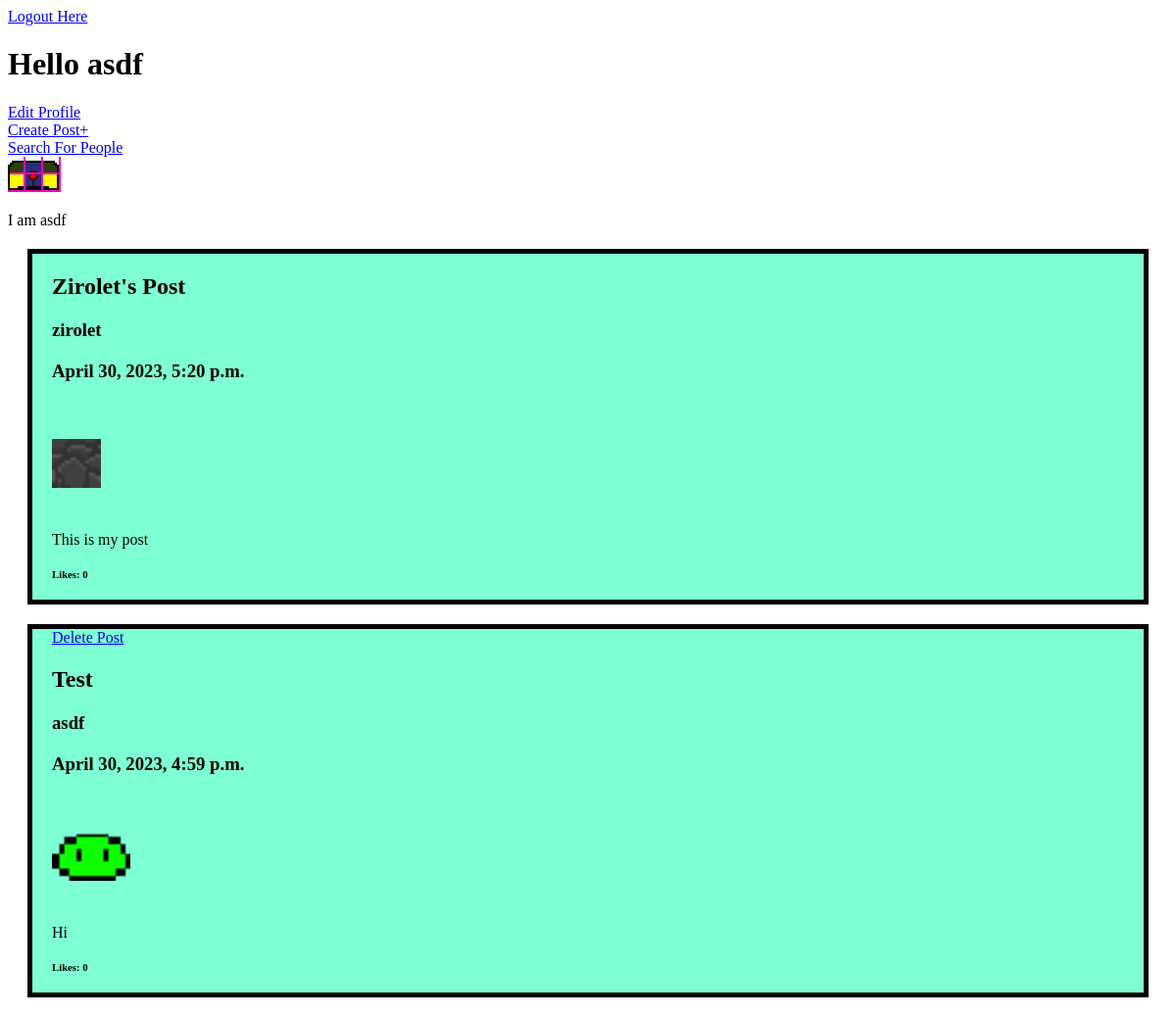
Screenshot of / (signed in) with the database file from the repository.
### social/models.py (models this page shows, shortened)
class Profile(models.Model):
    user = models.OneToOneField(User, on_delete=models.CASCADE)
    ppic = models.ImageField()
    dob = models.DateField()
    gender = models.TextField() #Make it so they can choose only three
    nfollowers = models.IntegerField(default=0)
    nfollowing = models.IntegerField(default=0)
    bio = models.CharField(max_length=10000)
    city = models.TextField(blank=True, null=True)
    country = models.TextField(blank=True, null=True)

class Post(models.Model):
    title = models.CharField(max_length=150)
    profile = models.ForeignKey(Profile, on_delete=models.CASCADE)
    desc = models.TextField()
    pic = models.ImageField(blank=True, null=True)
    likes = models.IntegerField(default=0)
    created = models.DateTimeField(auto_now_add=True)

### social/views.py (the view)
# urls.py: path('', HomeView, name='Home'),
def HomeView(request):
    if not request.user.is_authenticated:
        return HttpResponseRedirect(reverse("Login"))
    profile = Profile.objects.get(user=request.user)
    posts = Post.objects.all().order_by('-created')
    context = {
        'profile': profile,
        'posts': posts,
    }
    return render(request, 'home.html', context)

### social/templates/home.html
{% extends "base.html" %}
{% load static %}
{% block header %}<link rel="stylesheet" href="{% static 'home.css' %}">{% endblock %}
{% block content %}
    <a href="{% url 'Logout' %}">Logout Here</a>
    <h1>Hello {{profile.user.username}}</h1>
    <a href="{% url 'EditProfile' profile.id %}">Edit Profile</a>
    <br>
    <a class="createPostButton" href="{% url 'CreatePost' %}">Create Post+</a>
    <br>
    <a href="{% url 'SearchProfiles' %}">Search For People</a>
    <br>
    <img src="{{profile.ppic.url}}">
    <p>{{profile.bio}}</p>
    <div class="Posts">
        {% for post in posts %}
            <div class="Post">
                {% if post.profile.user.username == profile.user.username %}
                    <a href="{% url 'DeletePost' post.id %}">Delete Post</a>
                {% endif %}
                <h2>{{post.title}}</h2>
                <h3>{{post.profile.user.username}}</h3>
                <h3>{{post.created}}</h3>
                <br>
                {% if post.pic %}
                    <img src="{{post.pic.url}}">
                {% endif %}
                <br>
                <p>{{post.desc}}</p>
                <h6>Likes: {{post.likes}}</h6>
            </div>
        {% endfor %}
    </div>
{% endblock %}

### social/templates/base.html (shortened to what this page needs)
<!DOCTYPE html>
<html lang="en">
<head>
    {% block header %}{% endblock %}
</head>
<body>
    <div>{% block content %}{% endblock %}</div>
</body>
</html>

### social/static/home.css (style rules this page uses)
.Post { border: 5px solid black; background-color: aquamarine; margin: 20px; }
.Post img { height: 50px; }
.Post * { margin: 20px; }

### rows the page displays
Profile: user.username "asdf", ppic (picture), bio "I am asdf"
Post: title "Zirolet's Post", profile.user.username "zirolet", created "April 30, 2023, 5:20 p.m.", pic (picture), desc "This is my post", likes "0"
Post: shows "Delete Post", title "Test", profile.user.username "asdf", created "April 30, 2023, 4:59 p.m.", pic (picture), desc "Hi", likes "0"
